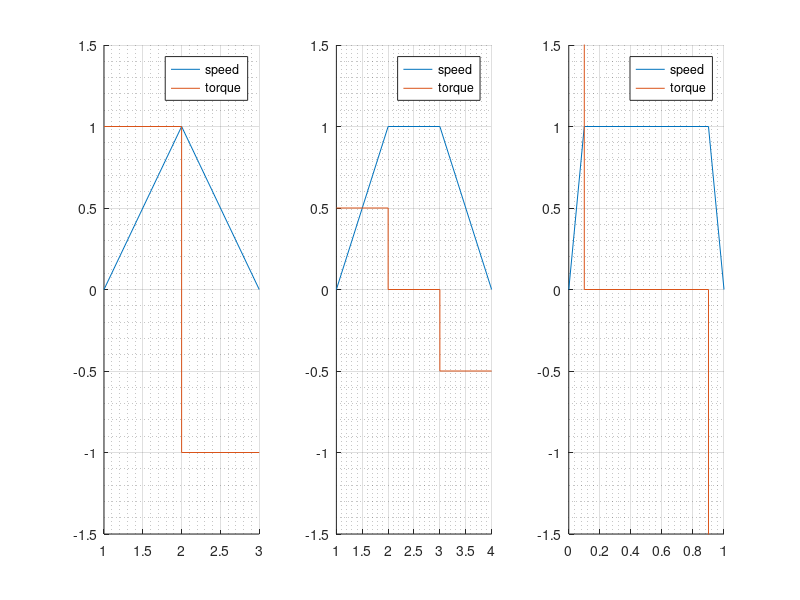

This figure's MATLAB source:
subplot(1, 3, 1)

hold on
plot([0, 1, 0])
plot([1, 2, 2, 3],[1, 1, -1, -1])
grid on
grid minor
ylim([-1.5 1.5])
legend("speed", "torque")

subplot(1, 3, 2)

hold on
plot([0, 1, 1, 0])
plot([1, 2, 2, 3, 3, 4],[0.5, 0.5, 0, 0, -0.5, -0.5])
grid on
grid minor
ylim([-1.5 1.5])
legend("speed", "torque")

subplot(1, 3, 3)

hold on
plot([0 0.1 0.9 1],[0, 1, 1, 0])
plot([0 0.1 0.1 0.9 0.9 1],[5, 5, 0, 0, -5, -5])
grid on
grid minor
ylim([-1.5 1.5])
legend("speed", "torque")
